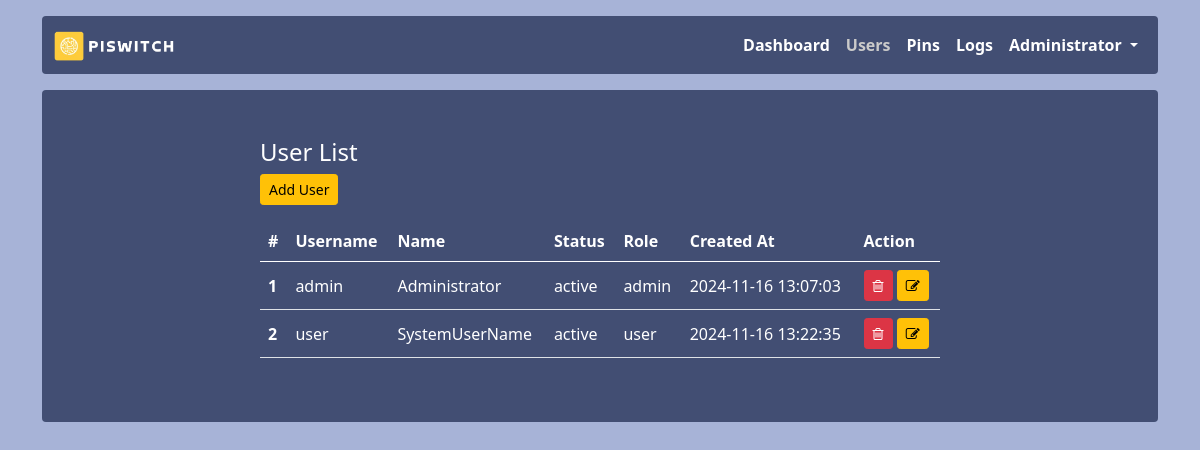
The app's page /users (signed in) with its own data.
### app.py (models this page shows, shortened)
class Users(db.Model):
    id = db.Column(db.Integer, primary_key = True)
    username = db.Column(db.String(255))
    name = db.Column(db.String(255))
    password = db.Column(db.String(255))
    role = db.Column(db.String(20))
    status = db.Column(db.String(20))
    created_at = db.Column(db.DateTime, default=datetime.utcnow())

### app.py (the view)
@app.route('/users')
@login_required
@check_admin
def users():
    users = Users.query.all()
    return render_template('users/users.html', users=users)

### app.py (called while the page is built)
def login_required(f):
    @wraps(f)
    def decorated_function(*args, **kwargs):
        if session.get("user_id") is None:
            return redirect("/login")
        return f(*args, **kwargs)
    return decorated_function

def check_admin(f):
    @wraps(f)
    def decorated_function(*args, **kwargs):
        if session.get("role") != 'admin':
            return redirect("/")
        return f(*args, **kwargs)
    return decorated_function

### templates/users/users.html (shortened to what this page needs)
{% extends 'layout.html' %}
{% block content %}
<h4>User List</h4>
<a href="{{ url_for('add_user') }}" class="btn btn-warning btn-sm">Add User</a>
<table class="table mt-3">
    <thead>
        <tr>
            <th scope="col">#</th>
            <th scope="col">Username</th>
            <th scope="col">Name</th>
            <th scope="col">Status</th>
            <th scope="col">Role</th>
            <th scope="col">Created At</th>
            <th scope="col">Action</th>
        </tr>
    </thead>
    <tbody>
        {% for user in users %}
            <tr>
                <th scope="row">{{ user.id }}</th>
                <td>{{ user.username }}</td>
                <td>{{ user.name }}</td>
                <td>{{ user.status }}</td>
                <td>{{ user.role }}</td>
                <td>{{ user.created_at.strftime("%Y-%m-%d %H:%M:%S") }}</td>
                <td>
                    <button type="button" id="{{user.id}}" onclick="getId(this)" class="btn btn-sm btn-danger" data-bs-toggle="modal" data-bs-target="#delete-user">
                        <i class="fa fa-trash-o" aria-hidden="true"></i>
                    </button>
                    <a href="{{ url_for('edit_user', id=user.id) }}" class="btn btn-sm btn-warning">
                        <i class="fa fa-edit" aria-hidden="true"></i>
                    </a>
                </td>
            </tr>
        {% endfor %}
    </tbody>
</table>
{% endblock %}

### templates/layout.html (shortened to what this page needs)
<!DOCTYPE html>
<html lang="en">
    <head>
        <link href="{{ url_for('static', filename='assets/dist/css/bootstrap.min.css') }}" rel="stylesheet" />
        <link href="{{ url_for('static', filename='css/style.css') }}" rel="stylesheet" />
        <link rel="stylesheet" href="{{ url_for('static', filename='css/font-awesome.css') }}">
    </head>
    <body>
        <main>
            <div class="container">
                <nav class="navbar navbar-expand-lg navbar-light bg-light rounded mt-3 color" aria-label="Eleventh navbar example">
                    <div class="container-fluid">
                        <a class="navbar-brand" href="{{ url_for('index') }}">
                            <img src="{{ url_for('static', filename='img/logo.png') }}" alt="PiSwitch" height="30px" />
                        </a>
                        <div class="collapse navbar-collapse" id="navbarsExample09">
                            <ul class="navbar-nav ms-auto mb-2 mb-lg-0">
                                <li class="nav-item">
                                    <a class="nav-link {% if request.path == url_for('index') %}active{% endif %}" aria-current="page" href="{{ url_for('index') }}">Dashboard</a>
                                </li>
                                {% if session['role'] == 'admin'%}
                                    <li class="nav-item">
                                        <a class="nav-link {% if request.path == url_for('users') %}active{% endif %}"  href="{{ url_for('users') }}">Users</a>
                                    </li>
                                    <li class="nav-item">
                                        <a class="nav-link {% if request.path == url_for('pins') %}active{% endif %}" href="{{ url_for('pins') }}">Pins</a>
                                    </li>
                                {%endif%}
                                <li class="nav-item">
                                    <a class="nav-link {% if request.path == url_for('logs') %}active{% endif %}" href="{{ url_for('logs') }}">Logs</a>
                                </li>
                                <li class="nav-item dropdown">
                                    <a class="nav-link dropdown-toggle" href="#" id="dropdown09" data-bs-toggle="dropdown" aria-expanded="false">
                                        {{ session.name }}
                                    </a>
                                </li>
                            </ul>
                        </div>
                    </div>
                </nav>
                <div class="mt-3">
                    <div class="bg-light p-5 rounded color">
                        <div class="col-sm-8 mx-auto">{% block content %}{% endblock %}</div>
                    </div>
                </div>
            </div>
        </main>
    </body>
</html>

### static/css/style.css (style rules this page uses)
body { background-color: #a7b3d7; color: #fff !important; }
.color { background-color: #424e73 !important; color: #fff !important; }
.table { color: #fff !important; }
.navbar-light .navbar-nav .nav-link { color: #fff; font-weight: 600; }
.navbar-light .navbar-nav .nav-link.active, .navbar-light .navbar-nav .show>.nav-link { color: #fff; }
.navbar-light .navbar-nav .nav-link.active, .navbar-light .navbar-nav .show>.nav-link { color: #cacaca }
.table>tbody>tr>th, .table>tbody>tr>td { vertical-align: middle; }

### records on screen
Users: name "Administrator", id "1", username "admin", status "active", role "admin", created_at "2024-11-16 13:07:03"
Users: id "2", username "user", name "SystemUserName", status "active", role "user", created_at "2024-11-16 13:22:35"
